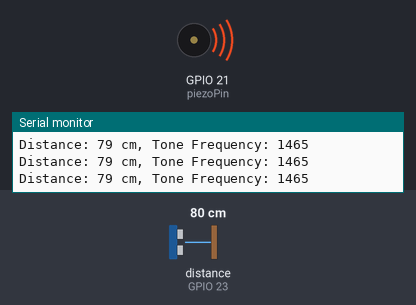
Bench run of a sketch on a simulated ESP32. On the bench: buzzer (waves = sounding), the last lines printed to the serial monitor. Wiring (inferred from the names in the program): ultrasonic range finder: trigger GPIO 22; echo GPIO 23. The inputs (shaded band) are chosen by the test bench; at power-on: distance to the obstacle (sensor on GPIO 23) 80 cm. The echo pulse lasts 58.3 µs per cm.

Above: at 1.2 s.
1.3 s: distance to the obstacle (sensor on GPIO 23) set to 120 cm
At 2.5 s:
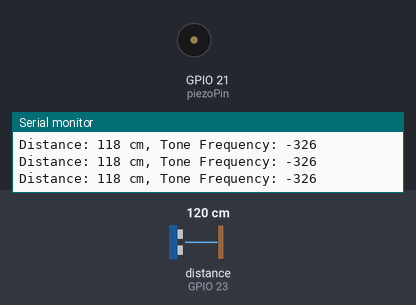
2.8 s: distance to the obstacle (sensor on GPIO 23) set to 2 cm
At 4.0 s:
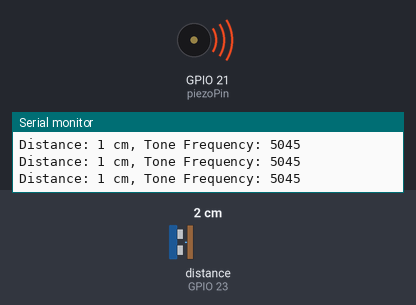
4.3 s: distance to the obstacle (sensor on GPIO 23) set to 250 cm
At 4.9 s:
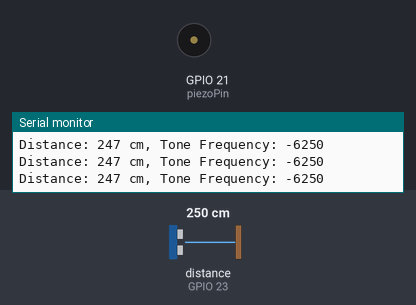
Timing chart, 0 to 7.3 s (numbered marks = the images above; inputs shaded):
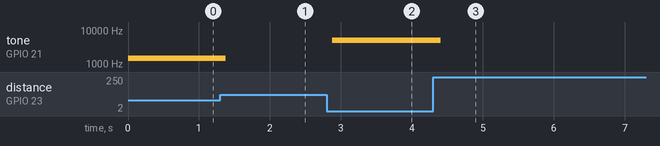

Measured:
- after the input at 1.3 s, tone on GPIO 21 (piezoPin): 1465 Hz → silent after 0.08 s
- after the input at 2.8 s, tone on GPIO 21 (piezoPin): silent → 5045 Hz after 0.08 s
- after the input at 4.3 s, tone on GPIO 21 (piezoPin): 5045 Hz → silent after 0.11 s

The sketch:

task05-A.ino
```cpp
#include "driver/ledc.h"

// 초음파 센서 핀 번호
const int trigPin = 22;
const int echoPin = 23;

// 피에조 부저 핀 및 PWM 설정
const int piezoPin = 21;       // 피에조 부저가 연결된 GPIO 핀
const int piezoChannel = 0;    // PWM 채널
const int resolution = 8;      // 8비트 해상도 (0~255)

// 거리 및 주파수 매핑 설정
const int minDistance = 2;    // 최소 측정 거리 (2cm)
const int maxDistance = 100;  // 최대 측정 거리 (100cm)
const int minFreq = 500;      // 최소 주파수 (500Hz)
const int maxFreq = 5000;     // 최대 주파수 (5000Hz)

void setup() {
  // 시리얼 통신 시작
  Serial.begin(115200);

  // 초음파 센서 핀 설정
  pinMode(trigPin, OUTPUT);
  pinMode(echoPin, INPUT);

  // 피에조 부저에 PWM 설정
  ledcSetup(piezoChannel, minFreq, resolution);
  ledcAttachPin(piezoPin, piezoChannel);
}

void loop() {
  long duration, distance;

  // 초음파 신호 발사
  digitalWrite(trigPin, LOW);
  delayMicroseconds(2);
  digitalWrite(trigPin, HIGH);
  delayMicroseconds(10);
  digitalWrite(trigPin, LOW);

  // Echo 핀에서 반사 시간 측정
  duration = pulseIn(echoPin, HIGH);

  // 거리를 cm 단위로 계산
  distance = duration * 17 / 1000;

  // 거리 값을 주파수 범위로 매핑 (물체가 가까울수록 높은 주파수 발생)
  int toneFreq = map(distance, minDistance, maxDistance, maxFreq, minFreq);

  // 피에조 부저에서 해당 주파수로 소리 발생
  ledcWriteTone(piezoChannel, toneFreq);

  // 시리얼 모니터에 거리 및 주파수 출력
  Serial.print("Distance: ");
  Serial.print(distance);
  Serial.print(" cm, Tone Frequency: ");
  Serial.println(toneFreq);

  delay(100);  // 100ms마다 거리 및 주파수 갱신
}
```
